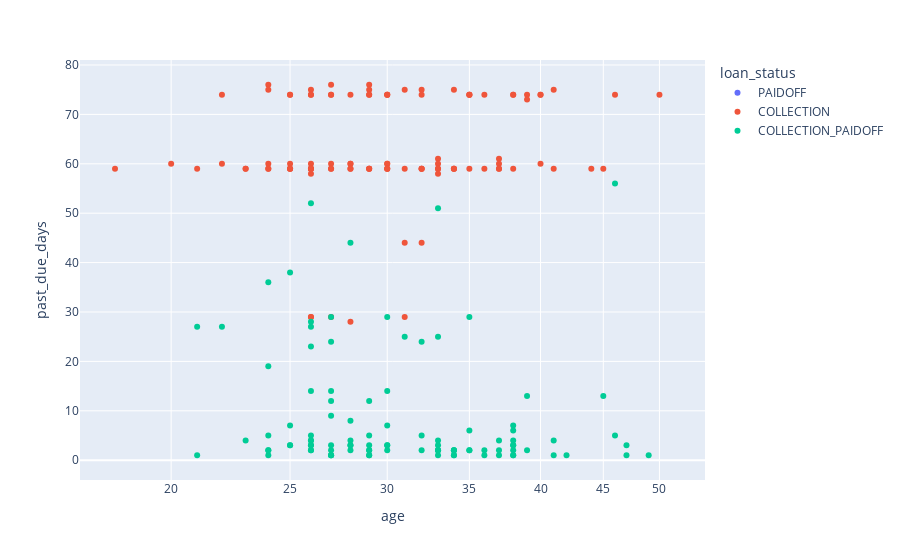

The notebook cell saved with this chart:
### Markdown cell above
#### 觀察：高學歷相較之下有較低的 COLLECTION 用戶比率

### Code cell
px.scatter(loan_df, x="age", y="past_due_days", color="loan_status", log_x=True)

### Figure 1 — Plotly figure (JSON) as saved in the notebook; plotly's stock layout.template omitted (floating-point values rounded to 4 significant figures; data arrays with more than 128 entries replaced by an {"elided": "..."} marker saying what was removed)
{"data": [{"hovertemplate": "loan_status=PAIDOFF<br>age=%{x}<br>past_due_days=%{y}<extra></extra>", "legendgroup": "PAIDOFF", "marker": {"color": "#636efa", "symbol": "circle"}, "mode": "markers", "name": "PAIDOFF", "orientation": "v", "showlegend": true, "type": "scatter", "x": {"elided": "300 int values"}, "xaxis": "x", "y": {"elided": "300 float values"}, "yaxis": "y"}, {"hovertemplate": "loan_status=COLLECTION<br>age=%{x}<br>past_due_days=%{y}<extra></extra>", "legendgroup": "COLLECTION", "marker": {"color": "#EF553B", "symbol": "circle"}, "mode": "markers", "name": "COLLECTION", "orientation": "v", "showlegend": true, "type": "scatter", "x": [29, 37, 33, 27, 24, 31, 28, 40, 33, 41, 30, 26, 27, 20, 24, 26, 30, 29, 22, 24, 25, 28, 37, 32, 34, 28, 35, 27, 24, 44, 31, 27, 21, 30, 38, 34, 31, 23, 27, 39, 30, 25, 50, 23, 38, 27, 31, 40, 32, 29, 26, 25, 35, 41, 37, 34, 45, 26, 32, 28, 34, 29, 26, 26, 22, 27, 33, 28, 24, 37, 36, 18, 25, 40, 29, 26, 30, 33, 30, 32, 25, 35, 30, 26, 29, 26, 46, 36, 38, 32, 30, 35, 29, 26, 32, 25, 33, 39, 28, 26], "xaxis": "x", "y": [76.0, 61.0, 61.0, 76.0, 76.0, 75.0, 60.0, 60.0, 60.0, 75.0, 60.0, 75.0, 60.0, 60.0, 60.0, 60.0, 60.0, 75.0, 60.0, 75.0, 60.0, 60.0, 60.0, 75.0, 75.0, 59.0, 74.0, 29.0, 59.0, 59.0, 44.0, 74.0, 59.0, 59.0, 59.0, 59.0, 59.0, 59.0, 74.0, 74.0, 59.0, 59.0, 74.0, 59.0, 74.0, 59.0, 29.0, 74.0, 59.0, 74.0, 59.0, 74.0, 59.0, 59.0, 59.0, 59.0, 59.0, 59.0, 59.0, 59.0, 59.0, 74.0, 59.0, 74.0, 74.0, 59.0, 59.0, 74.0, 59.0, 59.0, 74.0, 59.0, 74.0, 74.0, 59.0, 74.0, 74.0, 59.0, 59.0, 59.0, 59.0, 74.0, 74.0, 59.0, 59.0, 29.0, 74.0, 59.0, 74.0, 44.0, 74.0, 74.0, 59.0, 29.0, 74.0, 59.0, 58.0, 73.0, 28.0, 58.0], "yaxis": "y"}, {"hovertemplate": "loan_status=COLLECTION_PAIDOFF<br>age=%{x}<br>past_due_days=%{y}<extra></extra>", "legendgroup": "COLLECTION_PAIDOFF", "marker": {"color": "#00cc96", "symbol": "circle"}, "mode": "markers", "name": "COLLECTION_PAIDOFF", "orientation": "v", "showlegend": true, "type": "scatter", "x": [26, 28, 39, 29, 33, 27, 34, 26, 28, 32, 27, 21, 39, 38, 36, 33, 21, 25, 29, 33, 47, 33, 23, 24, 27, 32, 33, 27, 35, 37, 28, 33, 34, 29, 34, 29, 24, 34, 25, 24, 30, 28, 24, 26, 24, 29, 31, 26, 25, 29, 38, 41, 26, 26, 35, 37, 25, 24, 34, 33, 38, 38, 26, 37, 42, 49, 26, 41, 38, 26, 32, 27, 33, 30, 26, 35, 46, 27, 22, 27, 30, 27, 47, 30, 26, 38, 46, 35, 45, 36, 38, 27, 27, 29, 30, 28, 26, 30, 38, 28], "xaxis": "x", "y": [2.0, 4.0, 13.0, 5.0, 3.0, 12.0, 2.0, 27.0, 44.0, 5.0, 1.0, 27.0, 2.0, 1.0, 2.0, 2.0, 1.0, 3.0, 12.0, 25.0, 3.0, 2.0, 4.0, 2.0, 1.0, 24.0, 1.0, 2.0, 2.0, 1.0, 3.0, 4.0, 2.0, 2.0, 1.0, 1.0, 36.0, 1.0, 7.0, 5.0, 14.0, 2.0, 1.0, 28.0, 2.0, 2.0, 25.0, 23.0, 3.0, 1.0, 3.0, 4.0, 3.0, 3.0, 6.0, 2.0, 38.0, 19.0, 2.0, 2.0, 2.0, 7.0, 5.0, 4.0, 1.0, 1.0, 4.0, 1.0, 4.0, 52.0, 2.0, 24.0, 51.0, 3.0, 2.0, 29.0, 5.0, 9.0, 27.0, 1.0, 29.0, 3.0, 1.0, 7.0, 4.0, 3.0, 56.0, 2.0, 13.0, 1.0, 6.0, 29.0, 14.0, 3.0, 2.0, 3.0, 14.0, 3.0, 1.0, 8.0], "yaxis": "y"}], "layout": {"legend": {"title": {"text": "loan_status"}, "tracegroupgap": 0}, "margin": {"t": 60}, "xaxis": {"anchor": "y", "domain": [0, 1], "title": {"text": "age"}, "type": "log"}, "yaxis": {"anchor": "x", "domain": [0, 1], "title": {"text": "past_due_days"}}}}
